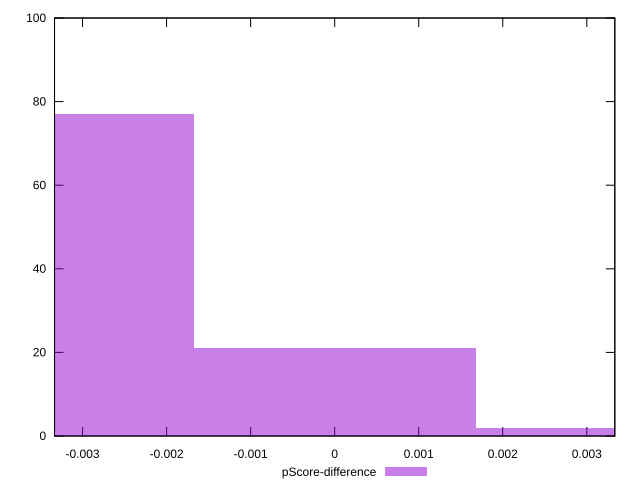

Here is the gnuplot script that generated this plot:
reset

$pScoreDifference <<EOF
0.0033568204376327486 2
-0.0033568204376327486 77
0 21
EOF

set key outside below
set boxwidth 0.0033568204376327486
set xrange [-0.0033333333333334103:0.0033333333333334103]
set yrange [0:100]
set trange [0:100]
set style fill transparent solid 0.5 noborder
set terminal svg size 640, 490 enhanced background rgb 'white'
set output "reports/report_00031_2021-02-24T23-18-18.084Z/unused-css-rules/samples/astro/pScore-difference/histogram.svg"

plot $pScoreDifference title "pScore-difference" with boxes

reset
